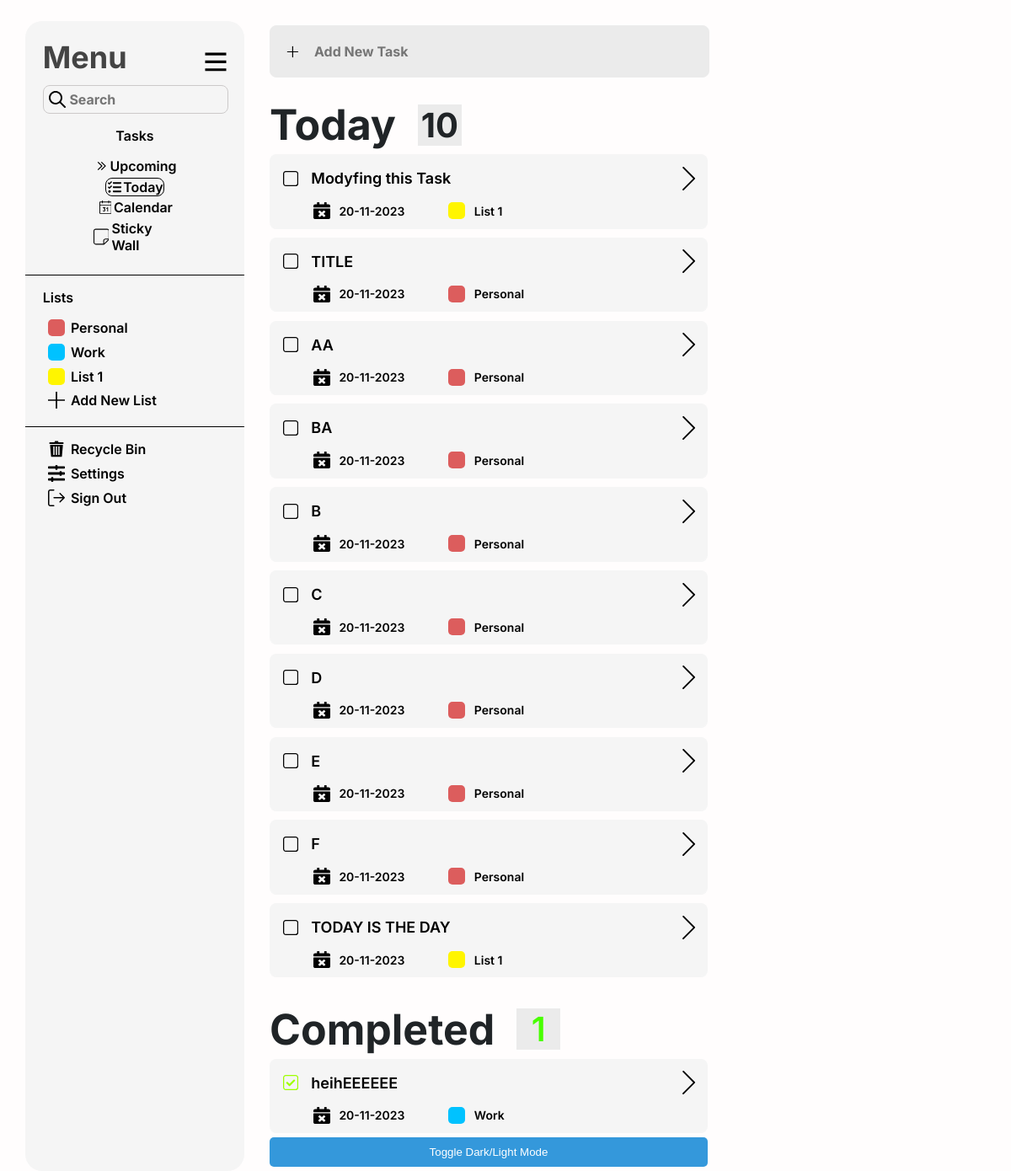
Before: /index/todo_page/Today with the older database file.
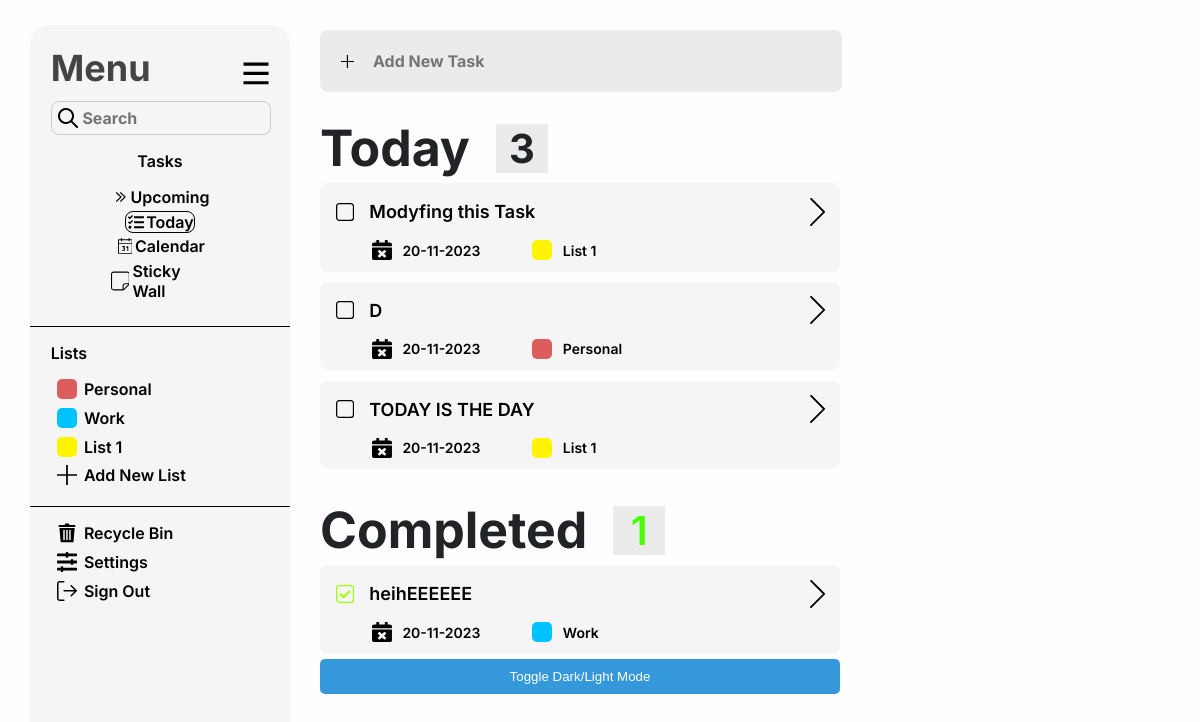
After: the same page with the newer database file.
### playground/models.py (models this page shows, shortened)
class Todo(models.Model):
    date_created = models.DateField()
    due_date = models.DateField(default='0000-00-00')
    task_Text = models.CharField(max_length=50)
    task_Descr = models.CharField(default='Default Decription',max_length=150)
    task_List = models.CharField(default='List 1', max_length=10)
    task_Progress = models.CharField(default='Incomplete',max_length=15)
    isDone = models.BooleanField(default=False)
    is_in_recycle_bin = models.BooleanField(default=False)

### playground/views.py (the view)
# urls.py: path('index/todo_page/Today', views.view_today_page, name='today_page'),
def view_today_page(request):
    tasks_NotDone_NotInRecycleBin = 0
    tasks_Done_NotInRecycleBin = 0
    current_date = datetime.now().date()
    formatted_today = current_date.strftime('%b %d, %Y')
    today_tasks = Todo.objects.filter(due_date=current_date)
    for task in today_tasks:
        if not task.isDone and not task.is_in_recycle_bin:
            tasks_NotDone_NotInRecycleBin+=1
        elif task.isDone and not task.is_in_recycle_bin:
            tasks_Done_NotInRecycleBin+=1
    return render(request, 'Today.html',{'today_tasks':today_tasks,'today':current_date,'counter_notDone':tasks_NotDone_NotInRecycleBin,'counter_Done':tasks_Done_NotInRecycleBin})

### playground/templates/Today.html (shortened to what the changed rows need)
  {% extends 'base_layout.html' %}
  {% load static %}
{% block Active %}
        <div class="Active">
            <div class="Today-Div">
    <div class="NumberBg">
      <p class="Number">{{counter_notDone}}</p>
    </div>
</div>
                <div class="Upcoming-Tasks">
                    {% for task in today_tasks %}
                    {% if not task.isDone and not task.is_in_recycle_bin %}
                    <div class="Upcoming-Task" id="Upcoming-Task" task_id="{{task.pk}}">
                      <div class="taskFrow">
                        <svg class="isDone-Icon" id="isDone-Icon"  task_id="{{task.pk}}" xmlns="http://www.w3.org/2000/svg" width="20" height="20" viewBox="0 0 20 20" fill="none">
                          <path d="M3.53811 0C1.59417 0 0 1.58715 0 3.54143L0 16.4586C0 18.4129 1.59417 20 3.53811 20H16.4619C18.4058 20 20 18.4129 20 16.4586V3.54143C20 1.58715 18.4058 0 16.4619 0L3.53811 0ZM3.53811 1.42286H16.4619C17.6569 1.42286 18.5884 2.35715 18.5884 3.54143V16.4586C18.5884 17.6429 17.6569 18.5771 16.4619 18.5771H3.53811C3.25981 18.5819 2.9834 18.5305 2.72503 18.4261C2.46665 18.3217 2.23151 18.1662 2.03344 17.9689C1.83538 17.7716 1.67843 17.5364 1.57164 17.277C1.46485 17.0177 1.41043 16.7394 1.4116 16.4586V3.54143C1.4116 2.35715 2.34315 1.42286 3.53811 1.42286Z" />
                          </svg>
                          <div class="task_txt_div" data-task-id="{{task.id}}">
                            <p class="task-txt" style="font-size: 18px;">{{ task.task_Text }}</p>
                        </div>
                      </div>
                          <div class="infoSup-div">
                            <p class="infoSup-txts">{{ task.due_date|date:'d-m-Y' }}</p>
                              <div class="infoSup-Icons" style="width: 20px;height: 20px;border-radius: 5px;background: #00C2FF;"></div>
                              <p class="infoSup-txts">{{ task.task_List }}</p>
                          </div>
                    </div>
                      {%endif%}
                    {% endfor %}
                </div>
            {% for task in today_tasks %}
            {% if task.isDone and not task.is_in_recycle_bin%}
            <div class="Upcoming-Tasks">
              <div class="Upcoming-Task" id="Upcoming-Task" task_id="{{task.pk}}">
                <div class="taskFrow">
                    <svg id="isDone-Icon" class="isDone-Icon" task_id="{{task.pk}}" xmlns="http://www.w3.org/2000/svg" width="20" height="20" viewBox="0 0 20 20" fill="none">
                      <path d="M3.53811 0C1.59417 0 0 1.58715 0 3.54143L0 16.4586C0 18.4129 1.59417 20 3.53811 20H16.4619C18.4058 20 20 18.4129 20 16.4586V3.54143C20 1.58715 18.4058 0 16.4619 0L3.53811 0ZM3.53811 1.42286H16.4619C17.6569 1.42286 18.5884 2.35715 18.5884 3.54143V16.4586C18.5884 17.6429 17.6569 18.5771 16.4619 18.5771H3.53811C3.25981 18.5819 2.9834 18.5305 2.72503 18.4261C2.46665 18.3217 2.23151 18.1662 2.03344 17.9689C1.83538 17.7716 1.67843 17.5364 1.57164 17.277C1.46485 17.0177 1.41043 16.7394 1.4116 16.4586V3.54143C1.4116 2.35715 2.34315 1.42286 3.53811 1.42286Z" fill="#9EFF00"/>
                      <path d="M8.01851 14.6496L4.17326 10.8044C3.94225 10.5734 3.94225 10.1988 4.17326 9.96776L5.00986 9.13114C5.24087 8.9001 5.61546 8.9001 5.84647 9.13114L8.43682 11.7215L13.985 6.17326C14.2161 5.94225 14.5906 5.94225 14.8217 6.17326L15.6583 7.00988C15.8893 7.24089 15.8893 7.61546 15.6583 7.8465L8.85513 14.6496C8.62409 14.8807 8.24952 14.8807 8.01851 14.6496Z" fill="#9EFF00"/>
                    </svg>
                  <div class="task_txt_div" data-task-id="{{task.pk}}">
                    <p class="task-txt" style="font-size: 18px;">{{ task.task_Text }}</p>
                  </div>
                </div>
                <div class="infoSup-div">
                  <p class="infoSup-txts">{{ task.due_date|date:'d-m-Y' }}</p>
                  <div class="infoSup-Icons" style="width: 20px;height: 20px;border-radius: 5px;background: #00C2FF;"></div>
                  <p class="infoSup-txts">{{ task.task_List }}</p>
                </div>
              </div>
            </div>
            {% endif %}
            {% endfor %}
        </div>
{% endblock %}

Changed rows visible on the page:
no longer on this page (row edited): Todo: task_Text "TITLE", due_date "20-11-2023", task_List "Personal"
no longer on this page (row edited): Todo: task_Text "AA", due_date "20-11-2023", task_List "Personal"
no longer on this page (row edited): Todo: task_Text "BA", due_date "20-11-2023", task_List "Personal"
no longer on this page (row edited): Todo: task_Text "B", due_date "20-11-2023", task_List "Personal"
no longer on this page (row edited): Todo: task_Text "C", due_date "20-11-2023", task_List "Personal"
no longer on this page (row edited): Todo: task_Text "E", due_date "20-11-2023", task_List "Personal"
no longer on this page (row edited): Todo: task_Text "F", due_date "20-11-2023", task_List "Personal"
Other visible differences:
{{ counter_notDone }}: "10" → "3"
